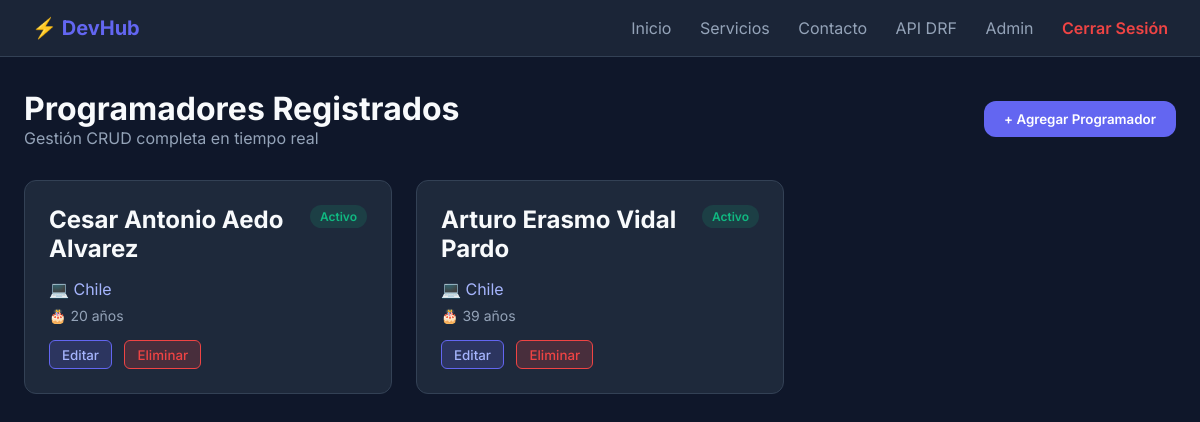
Screenshot of /api/v1/home/ (signed in) with the database file from the repository.
### api/models.py (models this page shows)
class programmer(models.Model):
    fullname = models.CharField(max_length=100)
    nickname = models.CharField(max_length=100)
    language = models.CharField(max_length=100)
    age = models.PositiveSmallIntegerField()
    is_active = models.BooleanField(default=True)

### api/views.py (the view)
# urls.py: path('home/', home, name='home'),
@login_required
def home(request):
    programmers = programmer.objects.all()
    return render(request, 'api/index.html', {'programmers': programmers})

### api/templates/api/index.html (shortened to what this page needs)
<!DOCTYPE html>
<html lang="es">
<head>
</head>
<body>
    <nav class="navbar">
    <div class="brand">⚡ DevHub</div>
    <div class="nav-links">
        <a href="/api/v1/inicio/">Inicio</a>
        <a href="/api/v1/servicios/">Servicios</a>
        <a href="/api/v1/contacto/">Contacto</a>
        <a href="/api/v1/programmers/" target="_blank">API DRF</a>
        <a href="/admin/" target="_blank">Admin</a>
        <a href="/api/v1/logout/" style="color: #ef4444; font-weight: 600;">Cerrar Sesión</a>
    </div>
</nav>
    <div class="container">
        <div class="header-section">
            <div>
                <h1>Programadores Registrados</h1>
                <p style="color: var(--text-secondary);">Gestión CRUD completa en tiempo real</p>
            </div>
            <button class="btn-primary" onclick="openCreateModal()">+ Agregar Programador</button>
        </div>
        <div class="grid-cards">
            {% for dev in programmers %}
                <div class="card">
                    <div>
                        <div class="card-header">
                            <h2>{{ dev.nickname }}</h2>
                            {% if dev.is_active %}
                                <span class="status-badge status-active">Activo</span>
                            {% else %}
                                <span class="status-badge status-inactive">Inactivo</span>
                            {% endif %}
                        </div>
                        <p style="margin-bottom: 0.5rem; color: #a5b4fc;">💻 {{ dev.language }}</p>
                        <p style="margin-bottom: 1rem; color: var(--text-secondary); font-size: 0.875rem;">🎂 {{ dev.age }} años</p>
                    </div>
                    <div>
                        <button class="btn-edit" onclick="openEditModal('{{ dev.id }}', '{{ dev.nickname|escapejs }}', '{{ dev.language|escapejs }}', '{{ dev.age }}', '{% if dev.is_active %}true{% else %}false{% endif %}')">Editar</button>
                        <button class="btn-danger" onclick="deleteProgrammer('{{ dev.id }}')">Eliminar</button>
                    </div>
                </div>
            {% empty %}
                <p style="color: var(--text-secondary);">No hay programadores registrados en la base de datos.</p>
            {% endfor %}
        </div>
    </div>
</body>
</html>

### api/templates/api/index.html (style rules this page uses)
:root { --bg-primary: #0f172a; --bg-card: #1e293b; --accent-color: #6366f1; --accent-hover: #4f46e5; --text-primary: #f8fafc; --text-secondary: #94a3b8; --success: #10b981; --danger: #ef4444; --border-color: #334155; --radius: 12px; }
* { box-sizing: border-box; margin: 0; padding: 0; font-family: 'Inter', sans-serif; }
body { background-color: var(--bg-primary); color: var(--text-primary); min-height: 100vh; }
.navbar { background-color: rgba(30, 41, 59, 0.8); border-bottom: 1px solid var(--border-color); padding: 1rem 2rem; display: flex; justify-content: space-between; align-items: center; }
.brand { font-size: 1.25rem; font-weight: 700; color: var(--accent-color); }
.nav-links a { color: var(--text-secondary); text-decoration: none; margin-left: 1.5rem; }
.container { max-width: 1200px; margin: 2rem auto; padding: 0 1.5rem; }
.header-section { display: flex; justify-content: space-between; align-items: center; margin-bottom: 2rem; }
.btn-primary { background-color: var(--accent-color); color: white; padding: 0.625rem 1.25rem; border-radius: var(--radius); text-decoration: none; font-weight: 600; border: none; cursor: pointer; transition: background-color 0.2s; }
.btn-danger { background-color: rgba(239, 68, 68, 0.2); color: var(--danger); border: 1px solid var(--danger); padding: 0.35rem 0.75rem; border-radius: 6px; cursor: pointer; font-weight: 500; }
.btn-edit { background-color: rgba(99, 102, 241, 0.2); color: #a5b4fc; border: 1px solid var(--accent-color); padding: 0.35rem 0.75rem; border-radius: 6px; cursor: pointer; font-weight: 500; margin-right: 0.5rem; }
.grid-cards { display: grid; grid-template-columns: repeat(auto-fill, minmax(300px, 1fr)); gap: 1.5rem; }
.card { background-color: var(--bg-card); border: 1px solid var(--border-color); border-radius: var(--radius); padding: 1.5rem; display: flex; flex-direction: column; justify-content: space-between; }
.card-header { display: flex; justify-content: space-between; align-items: flex-start; margin-bottom: 1rem; }
.status-badge { font-size: 0.75rem; font-weight: 600; padding: 0.25rem 0.625rem; border-radius: 9999px; }
.status-active { background-color: rgba(16, 185, 129, 0.15); color: var(--success); }

### rows the page displays
programmer: nickname "Cesar Antonio Aedo Alvarez", is_active "Activo", language "Chile", age "20"
programmer: nickname "Arturo Erasmo Vidal Pardo", is_active "Activo", language "Chile", age "39"
